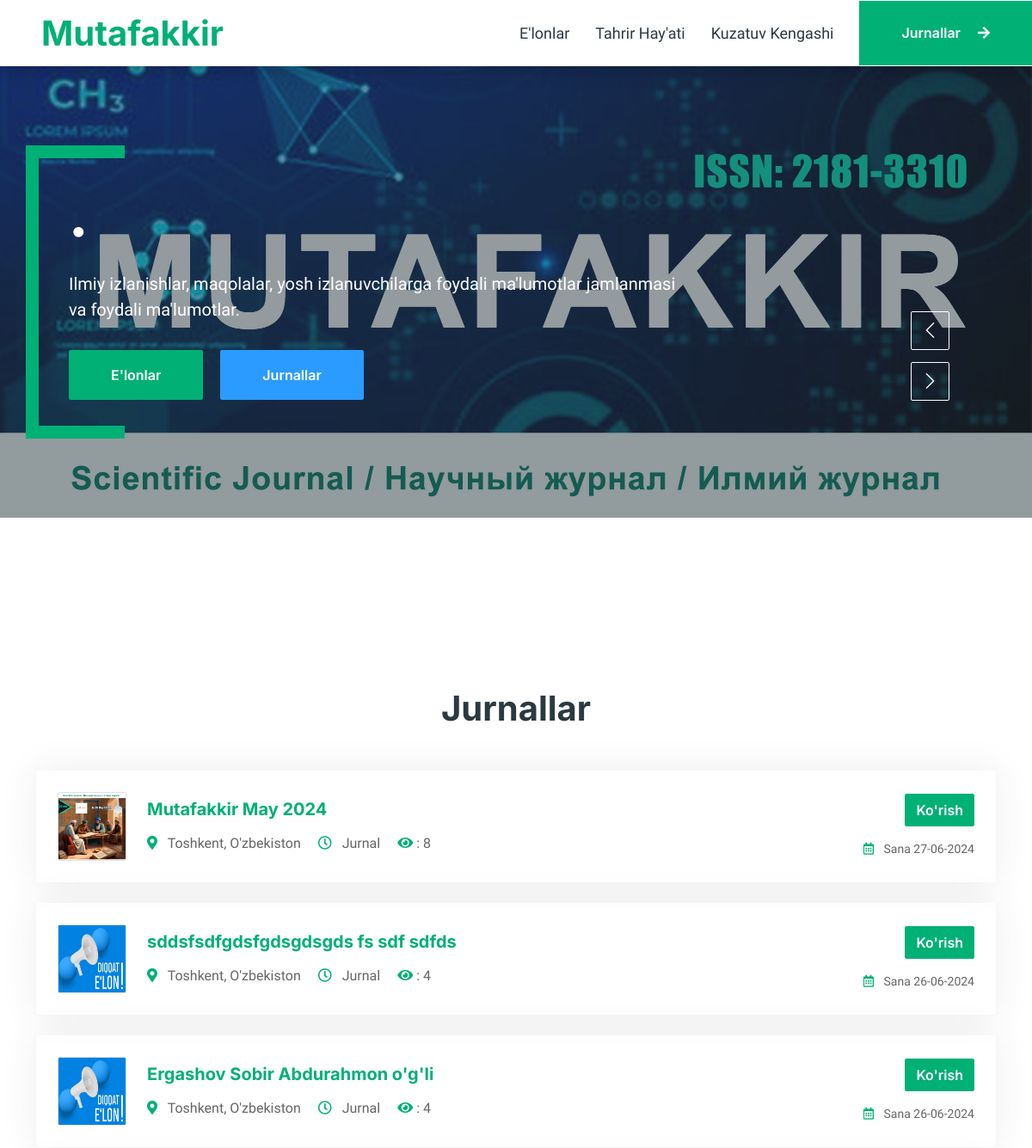
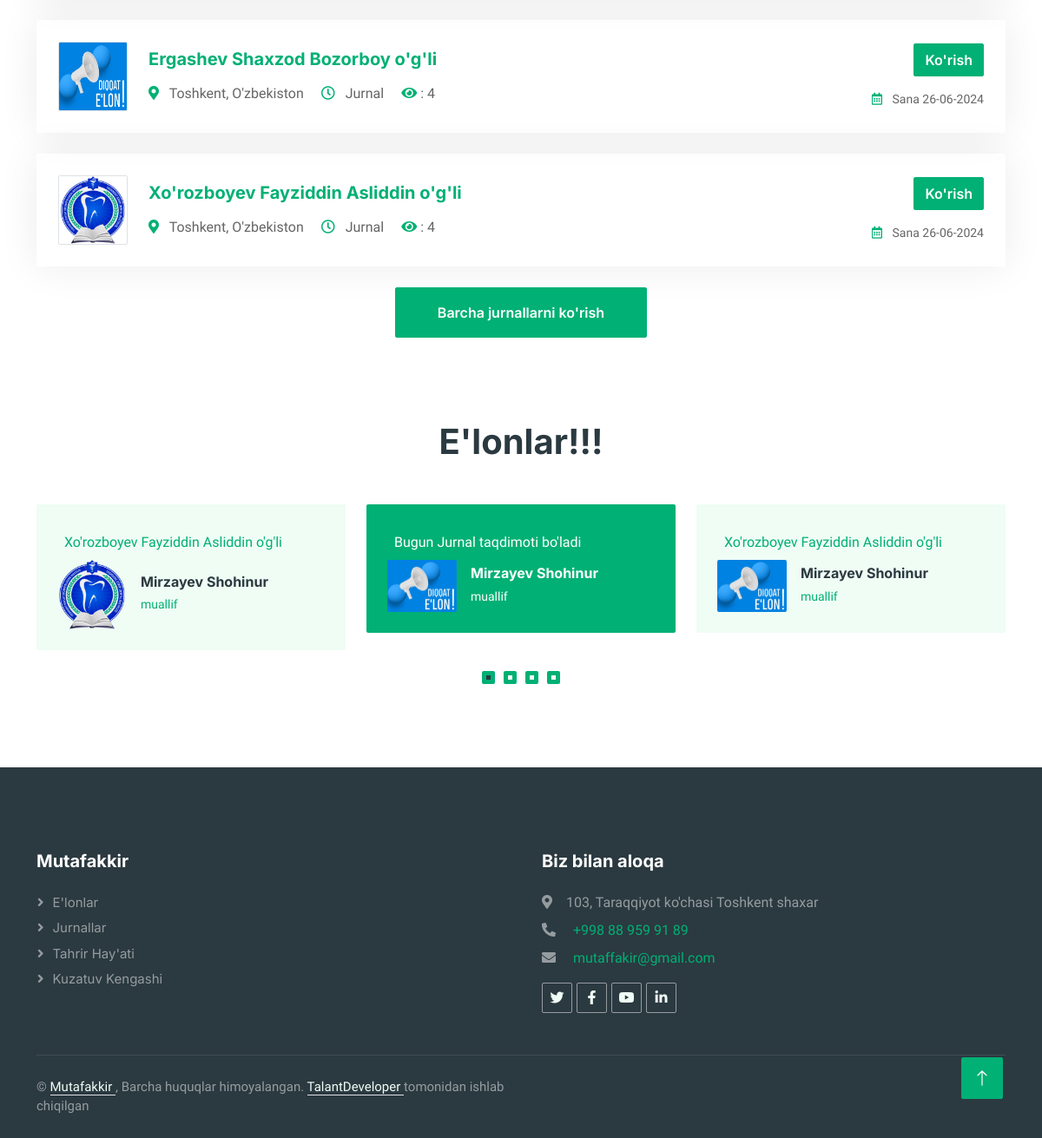
The page / on the database its author committed (2 pictures, top to bottom).
### main/models.py (models this page shows, shortened)
class Welcome(models.Model):
    name_1 = models.CharField(max_length=255, verbose_name="Name 1")
    title_1 = models.TextField(verbose_name="Title 1")
    image_1 = models.ImageField(upload_to=upload_image, verbose_name="Image 1")
    name_2 = models.CharField(max_length=255, verbose_name="Name 2")
    title_2 = models.TextField(verbose_name="Title 2")
    image_2 = models.ImageField(upload_to=upload_image, verbose_name="Image 2")

class Newsletter(models.Model):
    name = models.CharField(max_length=255, verbose_name="Name")
    image = models.ImageField(upload_to=upload_image, verbose_name="Image")
    file = models.FileField(upload_to=upload_file, verbose_name="File")
    content = RichTextUploadingField(verbose_name="Content")
    created_at = models.DateTimeField(auto_now_add=True, verbose_name="Created at")
    updated_at = models.DateTimeField(auto_now=True, verbose_name="Updated at")
    sees = models.IntegerField(verbose_name="Sees", default=3)

class Announcement(models.Model):
    name = models.CharField(max_length=255, verbose_name="Name")
    image = models.ImageField(upload_to=upload_image, verbose_name="Image", default='/image/elon.jpg')
    content = RichTextUploadingField(verbose_name="Content")
    created_at = models.DateTimeField(auto_now_add=True, verbose_name="Created at")
    updated_at = models.DateTimeField(auto_now=True, verbose_name="Updated at")

### main/views.py (the view)
# urls.py: path('', views.welcome, name='welcome'),
def welcome(request):
    newsletters = Newsletter.objects.all().order_by('-created_at')[:5]
    announcements = Announcement.objects.all()[:4]
    welcom = Welcome.objects.all().first()
    context = {
        'newsletters': newsletters,
        'announcements': announcements,
        'welcom': welcom
    }
    return render(request, 'main/welcome.html', context)

### templates/main/welcome.html (shortened to what this page needs)
{% extends 'base.html' %}
{% load static %}
{% block content %}
    <div class="container-fluid p-0">
        <div class="owl-carousel header-carousel position-relative">
            <div class="owl-carousel-item position-relative">
                <img class="img-fluid" src="{{ welcom.image_1.url }}" alt="">
                <div class="position-absolute top-0 start-0 w-100 h-100 d-flex align-items-center"
                     style="background: rgba(43, 57, 64, .5);">
                    <div class="container">
                        <div class="row justify-content-start">
                            <div class="col-10 col-lg-8">
                                <h1 class="display-3 text-white animated slideInDown mb-4">
                                    {{ welcom.name_1 }}
                                </h1>
                                <p class="fs-5 fw-medium text-white mb-4 pb-2">
                                    {{ welcom.title_1 }}
                                </p>
                                <a href="{% url 'main:announcements' %}"
                                   class="btn btn-primary py-md-3 px-md-5 me-3 animated slideInLeft">
                                    E'lonlar
                                </a>
                                <a href="{% url 'main:newsletters' %}"
                                   class="btn btn-secondary py-md-3 px-md-5 animated slideInRight">
                                    Jurnallar
                                </a>
                            </div>
                        </div>
                    </div>
                </div>
            </div>
        </div>
    </div>
    <div class="container-xxl py-5">
        <div class="container">
            <h1 class="text-center mb-5 wow fadeInUp" data-wow-delay="0.1s">Jurnallar</h1>
            <div class="tab-class text-center wow fadeInUp" data-wow-delay="0.3s">
                <div class="tab-content">
                    <div id="tab-1" class="tab-pane fade show p-0 active">
                        {% for newsletter in newsletters %}
                            <div class="job-item p-4 mb-4">
                                <div class="row g-4">
                                    <div class="col-sm-12 col-md-8 d-flex align-items-center">
                                        <img class="flex-shrink-0 img-fluid border rounded"
                                             src="{{ newsletter.image.url }}" alt=""
                                             style="width: 80px; height: 80px;">
                                        <div class="text-start ps-4">
                                            <h5 class="mb-3">
                                                <a href="{% url 'main:newsletter' newsletter.id %}">
                                                    {{ newsletter.name }}
                                                </a>
                                            </h5>
                                            <span class="text-truncate me-3">
                                                <i class="fa fa-map-marker-alt text-primary me-2"></i>
                                                Toshkent, O'zbekiston
                                            </span>
                                            <span class="text-truncate me-3">
                                                <i class="far fa-clock text-primary me-2"></i>
                                                Jurnal
                                            </span>
                                            <span class="text-truncate me-3">
                                                <i class="fa fa-eye text-primary"></i>
                                                : {{ newsletter.sees }}
                                            </span>
                                        </div>
                                    </div>
                                    <div class="col-sm-12 col-md-4 d-flex flex-column align-items-start align-items-md-end justify-content-center">
                                        <div class="d-flex mb-3">
                                            <a class="btn btn-primary" href="{% url 'main:newsletter' newsletter.id %}">
                                                Ko'rish
                                            </a>
                                        </div>
                                        <small class="text-truncate">
                                            <i class="far fa-calendar-alt text-primary me-2"></i>
                                            Sana {{ newsletter.created_at|date:"d-m-Y" }}
                                        </small>
                                    </div>
                                </div>
                            </div>
                        {% endfor %}
                        <a class="btn btn-primary py-3 px-5" href="{% url 'main:newsletters' %}">
                            Barcha jurnallarni ko'rish
                        </a>
                    </div>
                </div>
            </div>
        </div>
    </div>
    <div class="container-xxl py-5 wow fadeInUp">
        <div class="container">
            <h1 class="text-center mb-5">E'lonlar!!!</h1>
            <div class="owl-carousel testimonial-carousel">
                {% for announcement in announcements %}
                    <a href="{% url 'main:announcement' announcement.id %}">
                        <div class="testimonial-item bg-light rounded p-4">
                            <p class="m-2">
                                {{ announcement.name }}
                            </p>
                            <div class="d-flex align-items-center">
                                <img class="img-fluid flex-shrink-0 rounded" src="{{ announcement.image.url }}"
                                     style="width: 80px; height: auto;" alt="">
                                <div class="ps-3">
                                    <h6 class="mb-1">
                                        Mirzayev Shohinur
                                    </h6>
                                    <small>
                                        muallif
                                    </small>
                                </div>
                            </div>
                        </div>
                    </a>
                {% endfor %}
            </div>
        </div>
    </div>
{% endblock %}

### static/css/style.css (style rules this page uses)
:root { --primary: #00B074; --secondary: #2B9BFF; --light: #EFFDF5; --dark: #2B3940; }
.btn { font-family: 'Inter', sans-serif; font-weight: 600; transition: .5s; }
.btn.btn-primary, .btn.btn-secondary { color: #FFFFFF; }
.header-carousel .container, .page-header .container { position: relative; padding: 45px 0 45px 35px; border-left: 15px solid var(--primary); }
.header-carousel .container::before, .header-carousel .container::after, .page-header .container::before, .page-header .container::after { position: absolute; content: ""; top: 0; left: 0; width: 100px; height: 15px; background: var(--primary); }
.header-carousel .container::after, .page-header .container::after { top: 100%; margin-top: -15px; }
.job-item { border: 1px solid transparent; border-radius: 2px; box-shadow: 0 0 45px rgba(0, 0, 0, .08); transition: .5s; }
.testimonial-carousel .owl-item .testimonial-item, .testimonial-carousel .owl-item.center .testimonial-item * { transition: .5s; }
.testimonial-carousel .owl-item.center .testimonial-item { background: var(--primary) !important; }
.testimonial-carousel .owl-item.center .testimonial-item * { color: #FFFFFF !important; }

### rows shown on the page
Welcome: image_1 (picture), name_1 ".", title_1 "Ilmiy izlanishlar, maqolalar, yosh izlanuvchilarga foydali ma'lumotlar jamlanmasi va foydali ma'lumotlar."
Newsletter: image (picture), name "Mutafakkir May 2024", sees "8", created_at "27-06-2024"
Newsletter: image (picture), name "sddsfsdfgdsfgdsgdsgds fs sdf sdfds", sees "4", created_at "26-06-2024"
Newsletter: image (picture), name "Ergashov Sobir Abdurahmon o'g'li", sees "4", created_at "26-06-2024"
Newsletter: image (picture), name "Ergashev Shaxzod Bozorboy o'g'li", sees "4", created_at "26-06-2024"
Newsletter: image (picture), name "Xo'rozboyev Fayziddin Asliddin o'g'li", sees "4", created_at "26-06-2024"
Announcement: name "Bugun Jurnal taqdimoti bo'ladi", image (picture)
Announcement: name "Xo'rozboyev Fayziddin Asliddin o'g'li", image (picture)
Announcement: name "Xo'rozboyev Fayziddin Asliddin o'g'li", image (picture)
